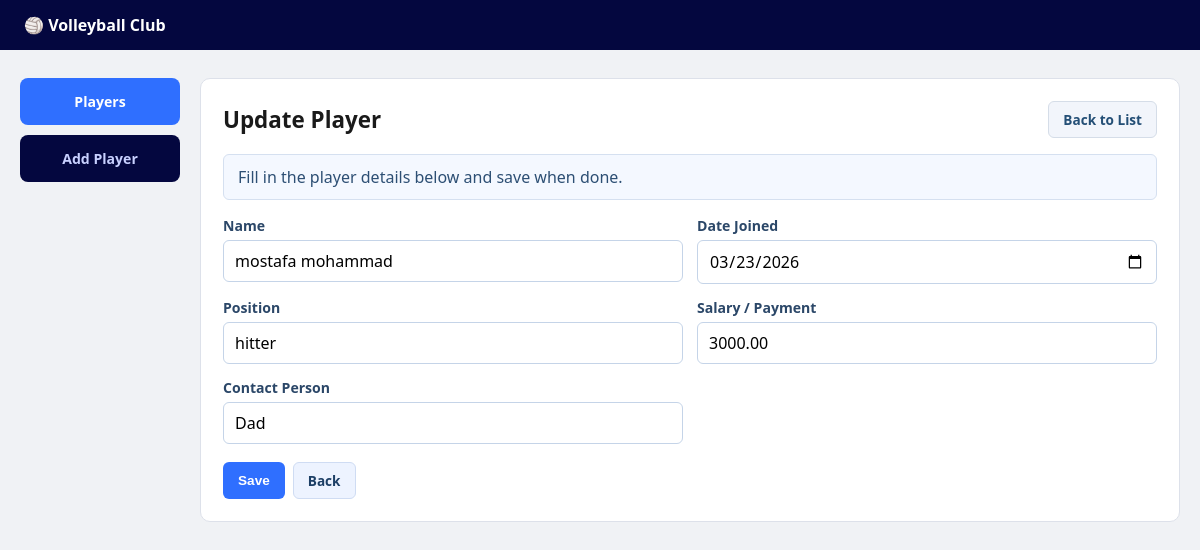
Screenshot of /players/edit/7/ with the database file from the repository.
### players/models.py (models this page shows, shortened)
class Player(models.Model):
    name = models.CharField(max_length=100)
    dateJoined = models.DateField()
    position = models.CharField(max_length=50)
    salary_payment = models.DecimalField(max_digits=10, decimal_places=2)
    contactPerson = models.CharField(max_length=100)

### players/views.py (the view)
# urls.py: path('edit/<int:pk>/', views.player_update, name='player_edit'),
def player_update(request, pk):
    player = get_object_or_404(Player, pk=pk)
    if request.method == 'POST':
        form = PlayerForm(request.POST, instance=player)
        if form.is_valid():
            form.save()
            return redirect('player_list')
    else:
        form = PlayerForm(instance=player)
    return render(request, 'players/player_form.html', {'form': form, 'title': 'Update Player'})

### players/forms.py
class PlayerForm(forms.ModelForm):
    class Meta:
        model = Player
        fields = ['name', 'dateJoined', 'position', 'salary_payment', 'contactPerson']
        labels = {
            'name': 'Name',
            'dateJoined': 'Date Joined',
            'position': 'Position',
            'salary_payment': 'Salary / Payment',
            'contactPerson': 'Contact Person',
        }
        widgets = {
            'name': forms.TextInput(attrs={'placeholder': 'e.g. Maria Haddad'}),
            'dateJoined': forms.DateInput(attrs={'type': 'date'}),
            'position': forms.TextInput(attrs={'placeholder': 'e.g. Setter'}),
            'salary_payment': forms.NumberInput(attrs={'step': '0.01', 'placeholder': 'e.g. 3200.00'}),
            'contactPerson': forms.TextInput(attrs={'placeholder': 'e.g. Mother'}),
        }

### players/templates/players/player_form.html (shortened to what this page needs)
{% extends 'players/base.html' %}
{% block content %}
<section class="page-heading compact">
    <h1>{{ title }}</h1>
    <a href="{% url 'player_list' %}" class="btn btn-ghost">Back to List</a>
</section>
<div class="info-box">
    Fill in the player details below and save when done.
</div>
<form method="POST" class="player-form" novalidate>
    <div class="form-grid">
        {% for field in form %}
        <div class="field-group">
            <label for="{{ field.id_for_label }}">{{ field.label }}</label>
            {{ field }}
        </div>
        {% endfor %}
    </div>
    <div class="form-buttons">
        <button type="submit" class="btn btn-primary">Save</button>
        <a href="{% url 'player_list' %}" class="btn btn-secondary">Back</a>
    </div>
</form>
{% endblock %}

### players/static/players/style.css (style rules this page uses)
* { box-sizing: border-box; margin: 0; padding: 0; }
body { font-family: "Segoe UI", sans-serif; background: #f0f2f5; color: #1a1a1a; }
.page-heading { display: flex; justify-content: space-between; align-items: center; margin-bottom: 16px; }
h1 { font-size: 1.4rem; }
.btn { display: inline-block; padding: 8px 14px; border-radius: 6px; border: 1px solid transparent; font-size: 0.85rem; font-weight: 600; cursor: pointer; text-decoration: none; }
.btn-primary { background: #2f6fff; color: #fff; }
.btn-secondary { background: #edf3ff; color: #1d3f66; border-color: #cfdcf3; }
.btn-ghost { background: #f2f5fb; color: #244f76; border-color: #d5dde8; }
.info-box { margin-bottom: 16px; padding: 11px 14px; border-radius: 6px; border: 1px solid #d5e0f0; background: #f4f8ff; color: #2d4f74; }
.form-grid { display: grid; grid-template-columns: 1fr 1fr; gap: 14px; }
.field-group { display: flex; flex-direction: column; gap: 5px; }
label { font-size: 0.88rem; font-weight: 600; color: #2b4768; }
input { width: 100%; padding: 9px 11px; border: 1px solid #c5d4e8; border-radius: 6px; font: inherit; }
.form-buttons { margin-top: 18px; display: flex; gap: 8px; }

### rows the page displays
Player: form "mostafa mohammad" "03/23/2026" "hitter" "3000.00" "Dad"

### other values shown
{{ title }} "Update Player"
{{ field.label }} "Name" "Date Joined" "Position" "Salary / Payment" "Contact Person"
